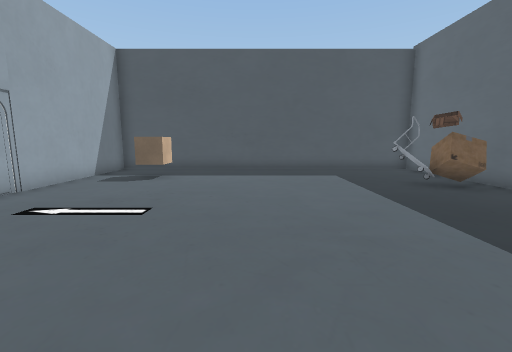
[1] (above)

16 first-person views from a walk through a Unity game level. The camera is 1.4 m above the floor, tilts 8° down and sees 90° across. The floor is counted in squares, 1 m on a side. Each view is taken from the middle of a square. On the plan, view 1 faces up. The plan holds only what a view shows up to about 13 squares ahead; the rest is blank. The place goes on beyond the plan. The player is left out. Some animated figures are left out. Some surface patterns are stand-ins.

[2]
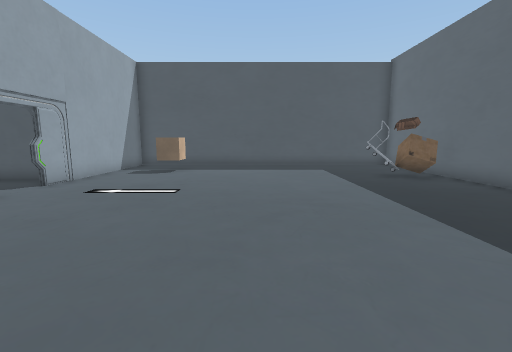

[3]
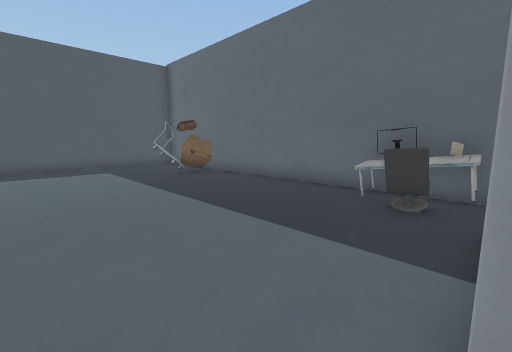

[4]
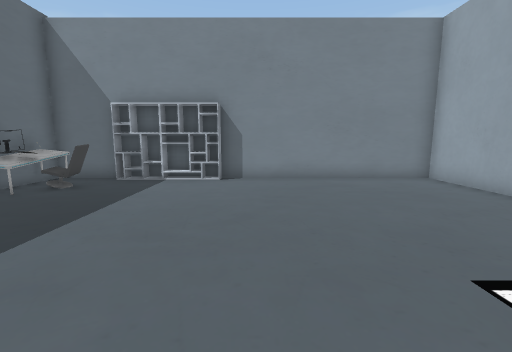

[5]
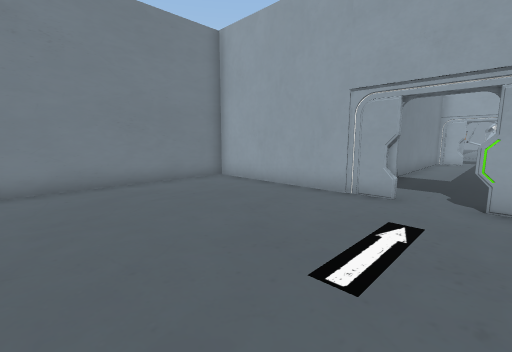

[6]
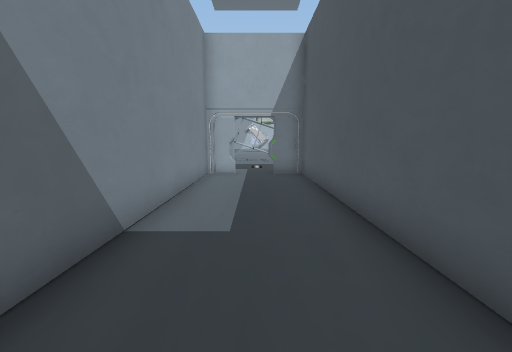

[7]
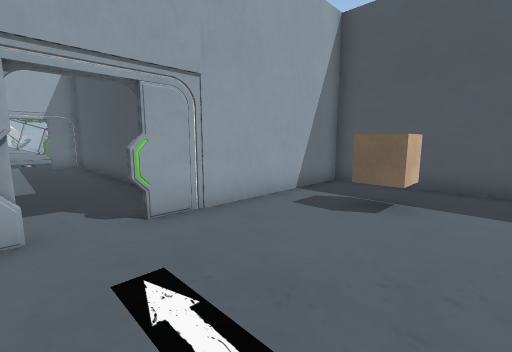

[8]
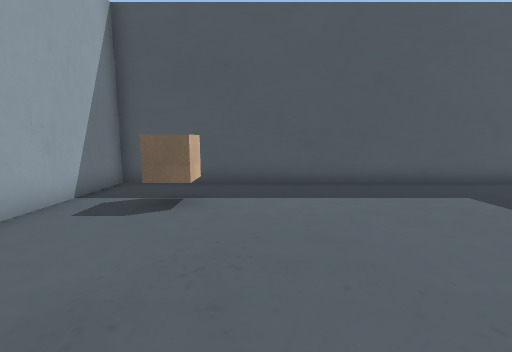

[9]
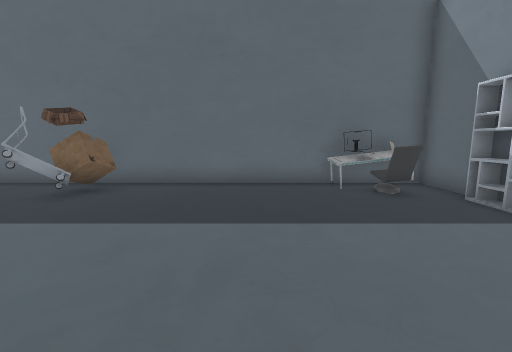

[10]
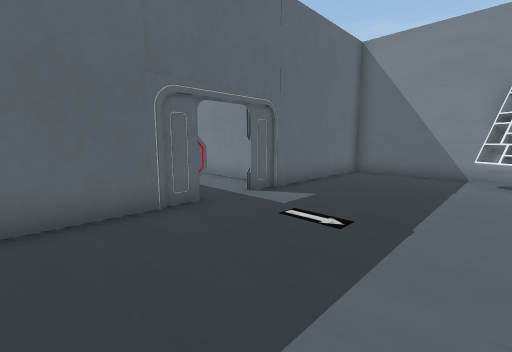

[11]
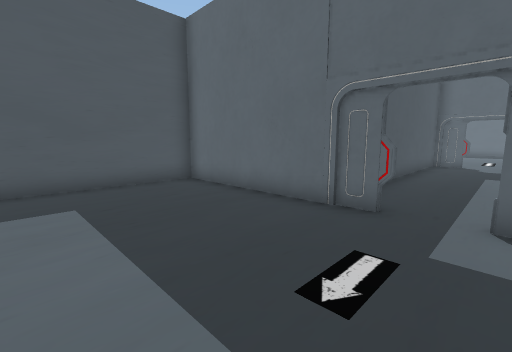

[12]
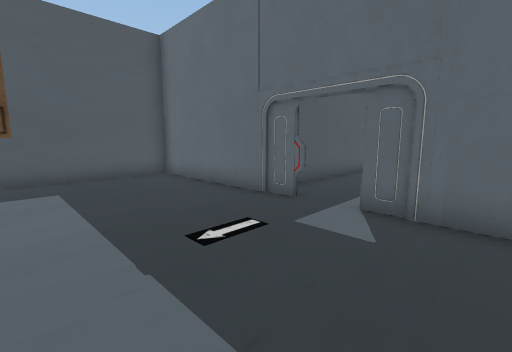

[13]
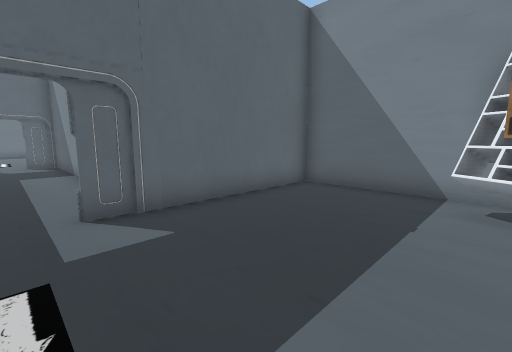

[14]
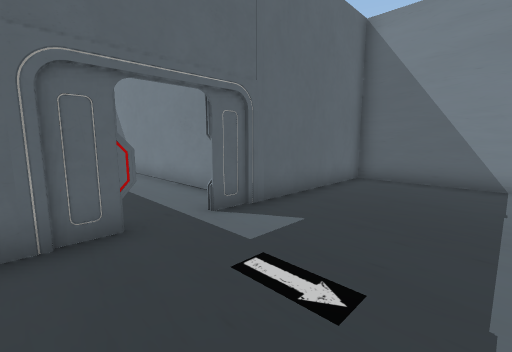

[15]
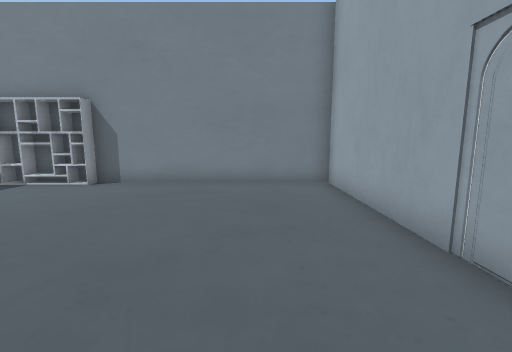

[16]
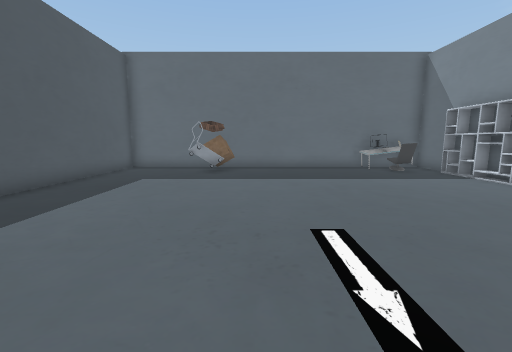

### Floor plan
Points are (right, up) in squares from view 1. A wall is a line through its corners. A room is listed if a view was taken in it or the views show most of it. See-through windows are left out.
Room 1 (views 1, 2, 3, 4, 5, 7, 8, 9, 15, 16)
walls: (-6.4, 4.1) (-6.4, -2.4) (1.5, -2.4); (-6.6, 4.2) (-6.4, 3.7); (4.4, -2.4) (7.3, -2.4); (7.3, 0.4) (7.3, 12.4) (-6.4, 12.4) (-6.4, 5.5)
ways out: opening at (-7, 5) to room 2
objects: other object (-4, 9) to (-4, 10); other object (2, -3) to (5, -2); other object (5, -1); other object (5, 8) to (5, 9); other object (6, 7) to (6, 8); other object (7, -1); other object (7, 0)
Room 2 (view 6)
walls: (-7.2, 6.9) (-17.7, 6.9) (-17.7, 5.4); (-6.7, 5.5) (-6.7, 6.3); (-6.6, 5.5) (-6.8, 6); (-17.7, 4.1) (-17.7, 3) (-6.7, 3) (-6.7, 4.1)
ways out: opening at (-7, 5) to room 1; opening at (-18, 5) to room 3
Room 3 (views 10, 11, 12, 13, 14)
walls: (-18, 5.5) (-18, 12.4) (-23.1, 12.4); (-17.9, 6) (-18, 6.9); (-17.7, 5.4) (-18, 6) (-17.9, 6.4) (-18.1, 6.9); (-17.7, 5.4) (-18, 6.2); (-18, 3.4) (-17.8, 4.2); (-18, 3.1) (-17.8, 3.5); (-22.9, -2.4) (-18, -2.4) (-18, 4.1)
ways out: opening at (-18, 5) to room 2
objects: other object (-23, -2) to (-22, -1); other object (-23, 3)

Positions as (right, up) in squares from view 1, and headings:
1: (0, 0), facing up
2: (0, -2), facing up
3: (0, -2), facing up-right
4: (0, 7), facing down
5: (0, 6), facing down-left
6: (-7, 5), facing left
7: (-2, 4), facing up-left
8: (-2, 4), facing up
9: (-1, 3), facing right
10: (-23, 9), facing down-right
11: (-23, 4), facing up-right
12: (-23, 2), facing up-right
13: (-23, 5), facing down-right
14: (-22, 7), facing down-right
15: (-4, 6), facing down
16: (-6, 6), facing right
